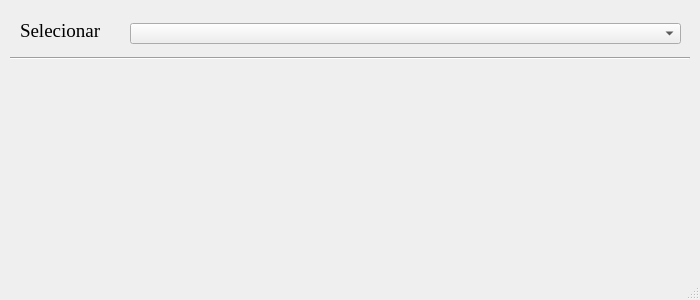
<?xml version="1.0" encoding="UTF-8"?>
<ui version="4.0">
 <class>MainWindow</class>
 <widget class="QMainWindow" name="MainWindow">
  <property name="enabled">
   <bool>true</bool>
  </property>
  <property name="geometry">
   <rect>
    <x>0</x>
    <y>0</y>
    <width>700</width>
    <height>300</height>
   </rect>
  </property>
  <property name="sizePolicy">
   <sizepolicy hsizetype="Preferred" vsizetype="Preferred">
    <horstretch>0</horstretch>
    <verstretch>0</verstretch>
   </sizepolicy>
  </property>
  <property name="maximumSize">
   <size>
    <width>700</width>
    <height>300</height>
   </size>
  </property>
  <property name="windowTitle">
   <string>Gerador &amp; Validador</string>
  </property>
  <widget class="QWidget" name="centralwidget">
   <widget class="QLabel" name="label">
    <property name="geometry">
     <rect>
      <x>20</x>
      <y>20</y>
      <width>111</width>
      <height>21</height>
     </rect>
    </property>
    <property name="font">
     <font>
      <family>Times New Roman</family>
      <pointsize>14</pointsize>
     </font>
    </property>
    <property name="text">
     <string>Selecionar</string>
    </property>
   </widget>
   <widget class="QComboBox" name="comboBox">
    <property name="geometry">
     <rect>
      <x>130</x>
      <y>23</y>
      <width>551</width>
      <height>21</height>
     </rect>
    </property>
    <property name="font">
     <font>
      <family>Times New Roman</family>
      <pointsize>14</pointsize>
     </font>
    </property>
    <item>
     <property name="text">
      <string/>
     </property>
    </item>
    <item>
     <property name="text">
      <string>CPF</string>
     </property>
    </item>
    <item>
     <property name="text">
      <string>CNPJ</string>
     </property>
    </item>
   </widget>
   <widget class="Line" name="line">
    <property name="geometry">
     <rect>
      <x>10</x>
      <y>50</y>
      <width>680</width>
      <height>16</height>
     </rect>
    </property>
    <property name="orientation">
     <enum>Qt::Horizontal</enum>
    </property>
   </widget>
  </widget>
  <widget class="QStatusBar" name="statusbar"/>
 </widget>
 <resources/>
 <connections/>
</ui>
